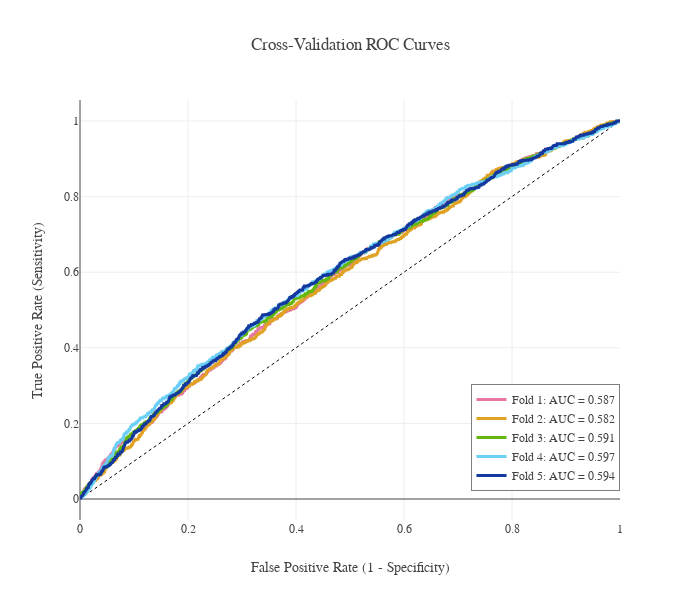

Notebook source saved alongside this figure:
### Code cell
def plot_roc(y_val, y_prob):
    #colors=px.colors.qualitative.Prism
    fig = go.Figure(layout=plotly_template['layout'])
    fig.add_trace(go.Scatter(x=np.linspace(0,1,11), y=np.linspace(0,1,11), name='Random Chance', mode='lines', showlegend=False, line=dict(color="Black", width=1, dash="dot")))

    for i in range(len(y_val)):
        y=y_val[i]
        prob=y_prob[i]
        fpr, tpr, _ = roc_curve(y, prob)
        roc_auc = auc(fpr,tpr)
        fig.add_trace(go.Scatter(x=fpr, y=tpr, line=dict(color=color_palette['Cat5'][i], width=3),
                                 hovertemplate = 'True positive rate = %{y:.3f}<br>False positive rate = %{x:.3f}',
                                 name='Fold {}: AUC = {:.3f}'.format(i+1, roc_auc)))

    fig.update_layout(template=plotly_template, title="Cross-Validation ROC Curves",
                      hovermode="x unified", width=700, height=600,
                      xaxis_title='False Positive Rate (1 - Specificity)',
                      yaxis_title='True Positive Rate (Sensitivity)',
                      legend=dict(orientation='v', y=.07, x=1, xanchor="right",
                                  bordercolor="black", borderwidth=.5))
    fig.show()

plot_roc(y_valids, val_preds)

### Figure 1 — Plotly figure (JSON) as saved in the notebook; plotly's stock layout.template omitted (floating-point values rounded to 4 significant figures; data arrays with more than 128 entries replaced by an {"elided": "..."} marker saying what was removed)
{"data": [{"line": {"color": "Black", "dash": "dot", "width": 1}, "mode": "lines", "name": "Random Chance", "showlegend": false, "type": "scatter", "x": [0, 0.1, 0.2, 0.3, 0.4, 0.5, 0.6, 0.7, 0.8, 0.9, 1], "y": [0, 0.1, 0.2, 0.3, 0.4, 0.5, 0.6, 0.7, 0.8, 0.9, 1]}, {"hovertemplate": "True positive rate = %{y:.3f}<br>False positive rate = %{x:.3f}", "line": {"color": "#E876A3", "width": 3}, "name": "Fold 1: AUC = 0.587", "type": "scatter", "x": {"elided": "1917 float values"}, "y": {"elided": "1917 float values"}}, {"hovertemplate": "True positive rate = %{y:.3f}<br>False positive rate = %{x:.3f}", "line": {"color": "#E0A224", "width": 3}, "name": "Fold 2: AUC = 0.582", "type": "scatter", "x": {"elided": "1747 float values"}, "y": {"elided": "1747 float values"}}, {"hovertemplate": "True positive rate = %{y:.3f}<br>False positive rate = %{x:.3f}", "line": {"color": "#63B70D", "width": 3}, "name": "Fold 3: AUC = 0.591", "type": "scatter", "x": {"elided": "1650 float values"}, "y": {"elided": "1650 float values"}}, {"hovertemplate": "True positive rate = %{y:.3f}<br>False positive rate = %{x:.3f}", "line": {"color": "#6BCFF6", "width": 3}, "name": "Fold 4: AUC = 0.597", "type": "scatter", "x": {"elided": "1710 float values"}, "y": {"elided": "1710 float values"}}, {"hovertemplate": "True positive rate = %{y:.3f}<br>False positive rate = %{x:.3f}", "line": {"color": "#13399E", "width": 3}, "name": "Fold 5: AUC = 0.594", "type": "scatter", "x": {"elided": "1723 float values"}, "y": {"elided": "1723 float values"}}], "layout": {"font": {"family": "Franklin Gothic", "size": 12}, "height": 600, "hovermode": "x unified", "legend": {"bordercolor": "black", "borderwidth": 0.5, "orientation": "v", "x": 1, "xanchor": "right", "y": 0.07}, "title": {"text": "Cross-Validation ROC Curves"}, "width": 700, "xaxis": {"title": {"text": "False Positive Rate (1 - Specificity)"}}, "yaxis": {"title": {"text": "True Positive Rate (Sensitivity)"}}}}
